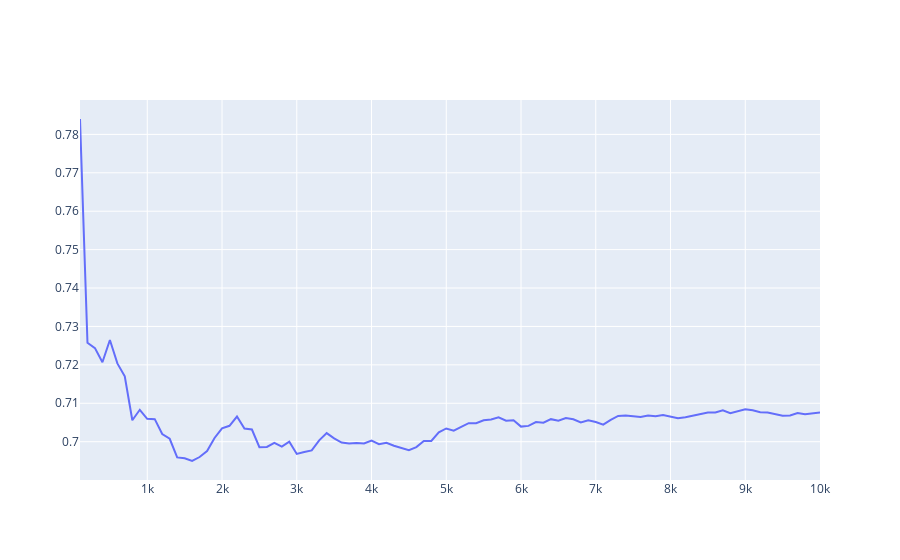

Notebook source saved alongside this figure:
### Code cell
line_fig = go.Figure(lineof(x=sample_rates, y=r_values))
line_fig
